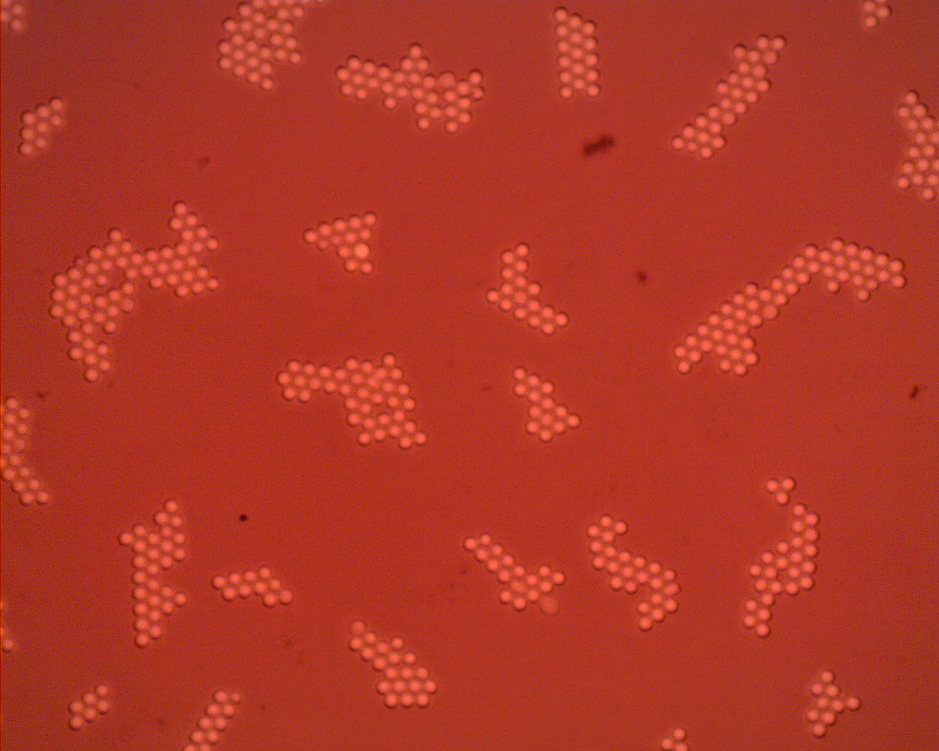
#> input picture src/python/A002.bmp, 939 x 751 px, shrunk from 1280 x 1024 before the run
$ python test2.py   (Python 2 division)   (older library calls are emulated)
#> lines starting #> are read from the running program, lines starting #| are printed output that depends on the picture; after the words box and inside, x2 and y2 are one past the last pixel; in counts of white or black regions, pixels touching at a corner belong together; long printed decimals are rounded
import os
import numpy
import cv2
from matplotlib import pyplot as plt

# Read picture in a grayscale
im = cv2.imread('A002.bmp',cv2.CV_LOAD_IMAGE_GRAYSCALE)
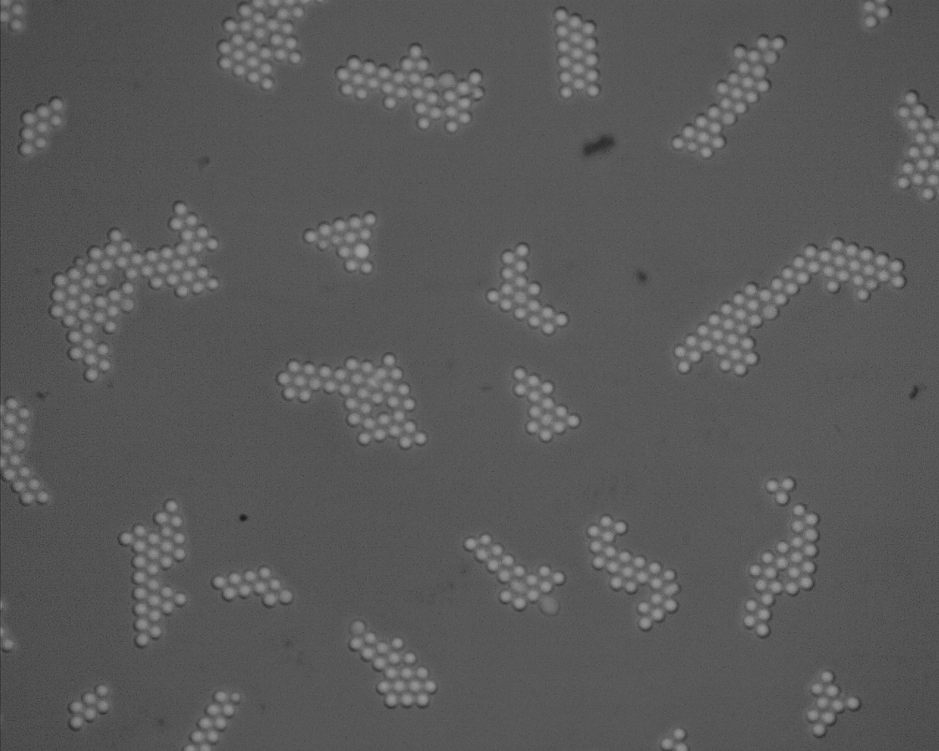
#> im: shape (751, 939); min 25, max 163, mean 89.4

#Show image and wait for key press
#cv2.imshow('image',im)
#cv2.waitKey(0)

# Try blurring the images to reduce noise
im1 = cv2.GaussianBlur(im,(5,5),0)
im2 = cv2.GaussianBlur(im,(11,11),0)
im3 = cv2.GaussianBlur(im,(25,25),0)

# Test with Otsu's thresholding
ret, th1 = cv2.threshold(im1,0,255, cv2.THRESH_BINARY+cv2.THRESH_OTSU)
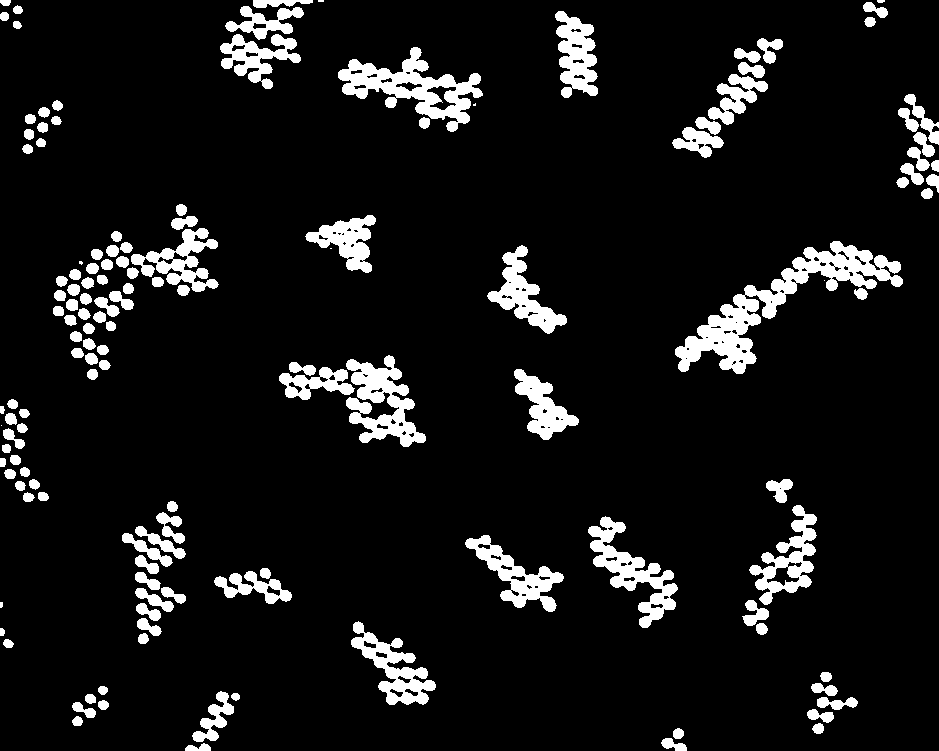
#> th1: shape (751, 939); 8.8% white; 140 white regions (7 under 20 px), largest, box (x1, y1, x2, y2) and area: (675, 241, 903, 374) 7367, (338, 47, 483, 132) 4408, (346, 355, 426, 447) 3551
#> ret = 102
ret, th2 = cv2.threshold(im2,0,255, cv2.THRESH_BINARY+cv2.THRESH_OTSU)
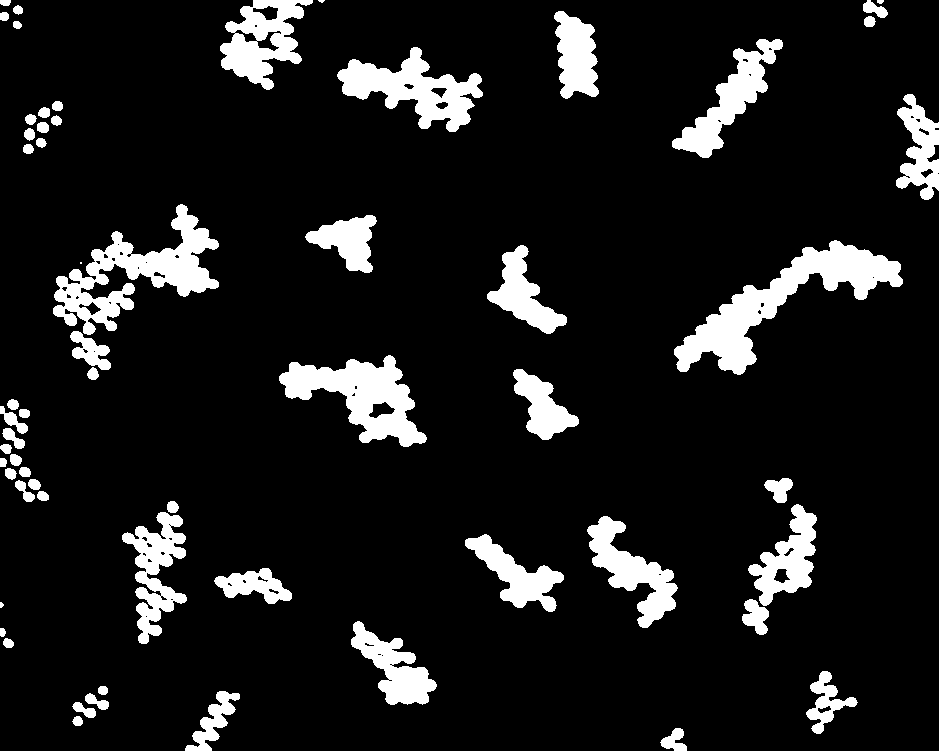
#> th2: shape (751, 939); 10.8% white; 61 white regions (3 under 20 px), largest, box (x1, y1, x2, y2) and area: (674, 240, 903, 375) 8900, (53, 204, 219, 335) 7544, (279, 355, 427, 447) 6186
#> ret = 100
ret, th3 = cv2.threshold(im3,0,255, cv2.THRESH_BINARY+cv2.THRESH_OTSU)
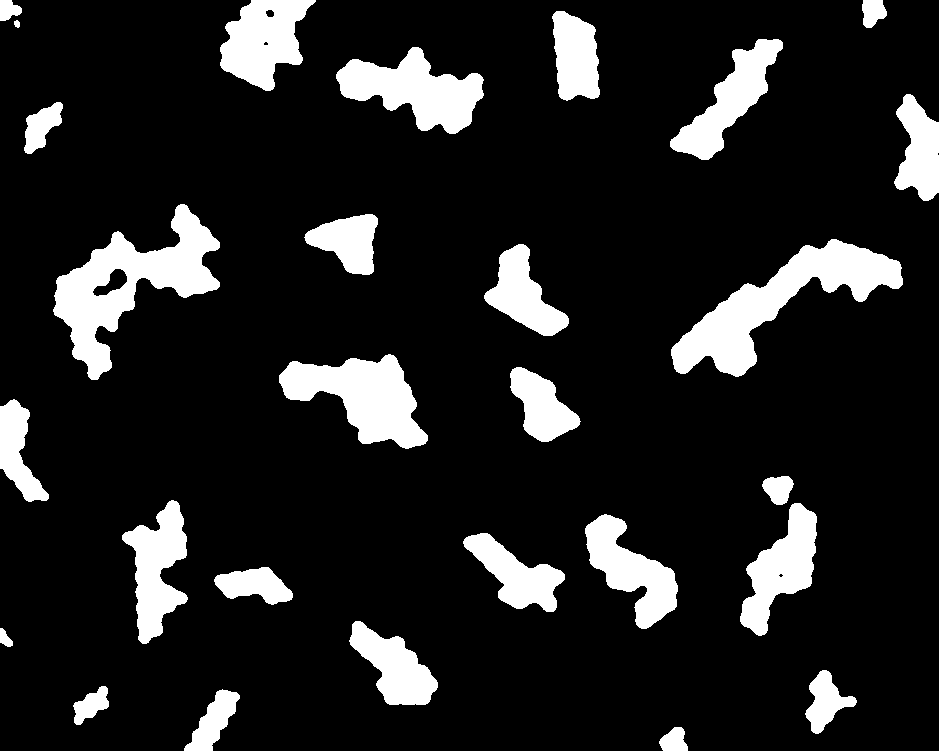
#> th3: shape (751, 939); 13.6% white; 28 white regions, largest, box (x1, y1, x2, y2) and area: (53, 204, 220, 380) 10712, (671, 239, 903, 377) 10607, (279, 354, 428, 449) 7502
#> ret = 97
ret, th4 = cv2.threshold(im,0,255, cv2.THRESH_BINARY+cv2.THRESH_OTSU)
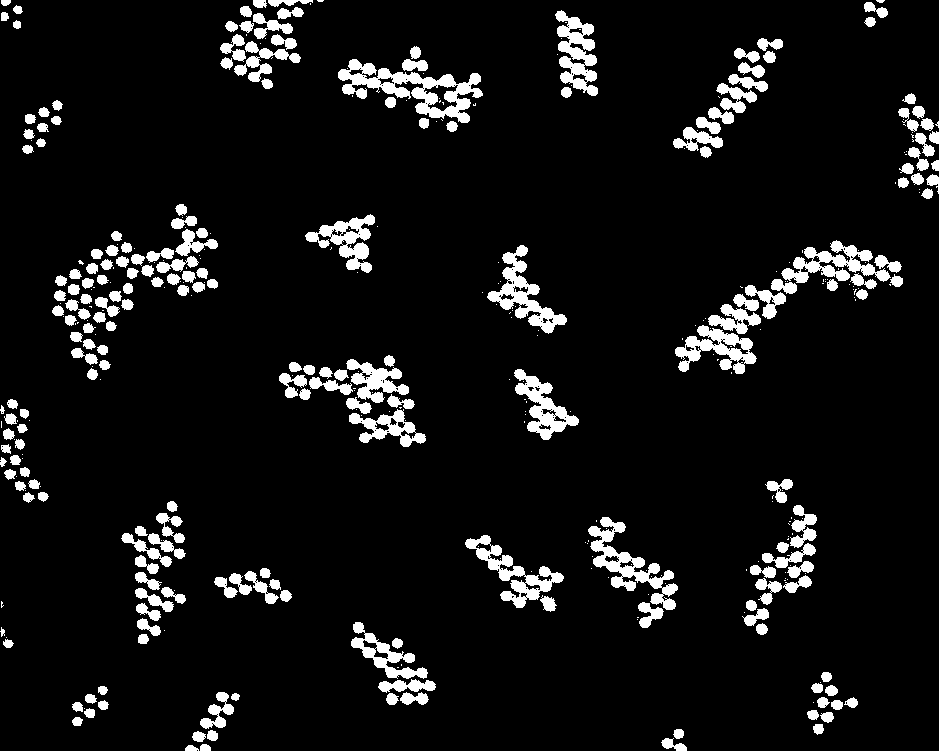
#> th4: shape (751, 939); 7.8% white; 401 white regions (192 under 20 px)
#> ret = 104

cv2.namedWindow('image',cv2.WINDOW_NORMAL)
cv2.imshow('image',th1)
cv2.waitKey(0)
cv2.imshow('image',th2)
cv2.waitKey(0)
cv2.imshow('image',th3)
cv2.waitKey(0)
cv2.imshow('image',th4)
cv2.waitKey(0)
"""
images = [[im1, im2, im3],
	  [th1, th2, th3]]

for i in xrange(3):
	plt.subplot(3,3,3*i+1), plt.xticks([]), plt.yticks([])
	plt.imshow(images[0][i],'gray')
	plt.subplot(3,3,3*i+2), plt.xticks([]), plt.yticks([])
	plt.hist(  images[0][i].ravel(),256)
	plt.subplot(3,3,3*i+3), plt.xticks([]), plt.yticks([])
	plt.imshow(images[1][i],'gray')
plt.show()

"""


# test
cv2.namedWindow('image',cv2.WINDOW_NORMAL)
cv2.imshow('image',th3)
cv2.waitKey(0)


con,hi = cv2.findContours(th3,cv2.RETR_CCOMP,cv2.CHAIN_APPROX_SIMPLE)
#> con = 32 contours, 2 with area under 20; largest, box (x1, y1, x2, y2) and area: (53, 204, 220, 380) 10829, (671, 239, 903, 377) 10310, (279, 354, 428, 449) 7302, (336, 47, 484, 134) 6487, (220, 0, 316, 91) 5292; hi = 32 rows, first 6: [1, -1, -1, -1], [2, 0, -1, -1], [3, 1, -1, -1], [4, 2, -1, -1], [5, 3, -1, -1], [6, 4, -1, -1]
# Count the aggregations
cnt = 0
i   = 0
while (i != -1):
	cnt += 1;
	# This is the hirerichal syntax which sets i to
	# the next contour on the same level
	i = hi[0][i][0];
#> this loop made 28 passes
#> i on passes 1 to 12: 1, 2, 3, 4, 5, 6, 7, 8, 9, 11, 12, 13
#> after the loop, cnt = 28

#Calculate som spesific values on contor number 10 (index 9)
parInCon9 = 17
area = cv2.contourArea(con[9])
#> area = 4773
parSize = area/19;
#> parSize = 251.2
# Draw the contour
cv2.drawContours(im, con,9,(0,0,0),2)
#Show image and wait for key press
cv2.namedWindow('image',cv2.WINDOW_NORMAL)
cv2.imshow('image',im)
cv2.waitKey(0)


# Lets test the area of a new contour
cv2.drawContours(im, con,6,(255,255,255),2)
area = cv2.contourArea(con[6])/parSize
#> area = 7.06
print 'Area is ',area
#| Area is  7.056
#Show image and wait for key press
cv2.namedWindow('image',cv2.WINDOW_NORMAL)
cv2.imshow('image',im)
cv2.waitKey(0)


# Lets test the area of a new contour
cv2.drawContours(im, con,8,(255,255,255),2)
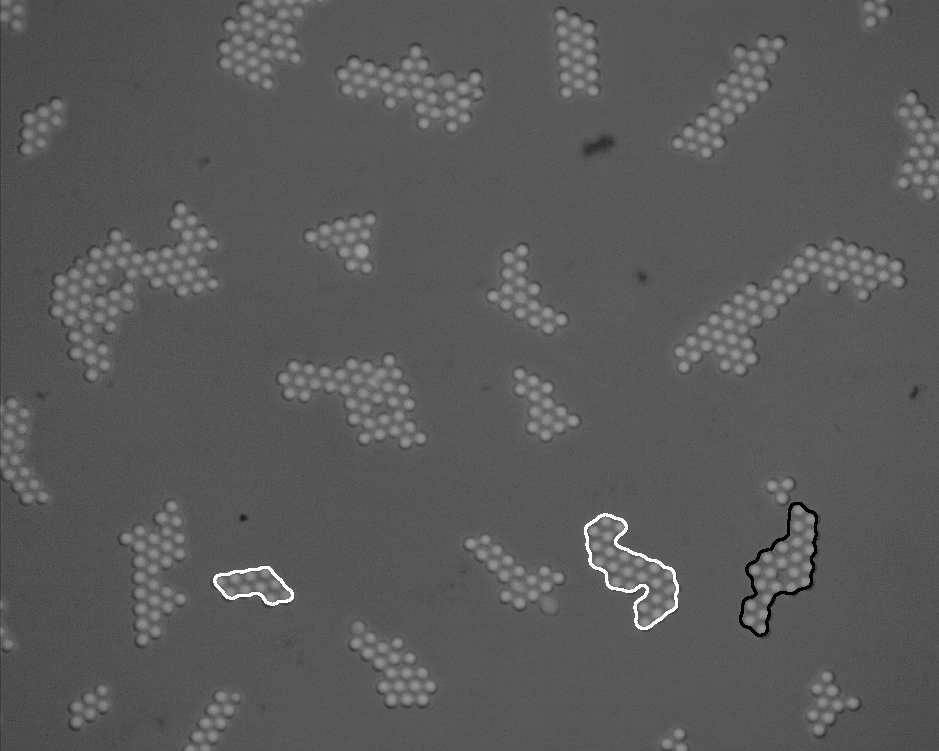
#> im: shape (751, 939); min 0, max 255, mean 89.7
area = cv2.contourArea(con[8])/parSize
#> area = 18.84
print 'Area is ',area
#| Area is  18.839
#Show image and wait for key press
cv2.namedWindow('image',cv2.WINDOW_NORMAL)
cv2.imshow('image',im)
cv2.waitKey(0)

#Show images and wait for key press
cv2.destroyAllWindows()
